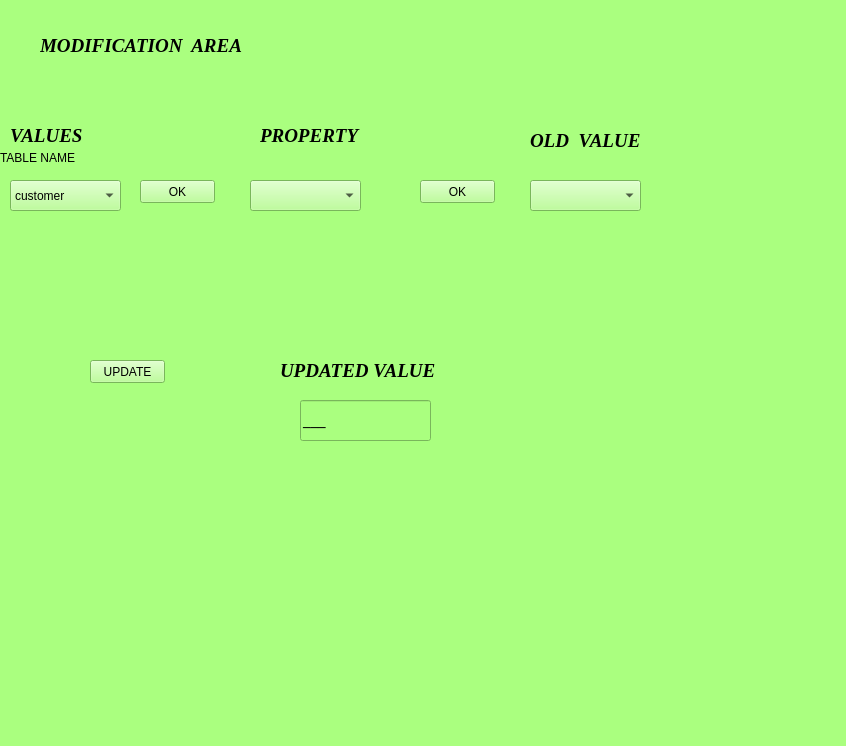
<?xml version="1.0" encoding="UTF-8"?>
<ui version="4.0">
 <class>MainWindow</class>
 <widget class="QMainWindow" name="MainWindow">
  <property name="geometry">
   <rect>
    <x>0</x>
    <y>0</y>
    <width>846</width>
    <height>746</height>
   </rect>
  </property>
  <property name="windowTitle">
   <string>MainWindow</string>
  </property>
  <property name="styleSheet">
   <string notr="true">background-color: rgb(170, 255, 127);
alternate-background-color: rgb(197, 185, 255);</string>
  </property>
  <widget class="QWidget" name="centralwidget">
   <widget class="QLabel" name="label_2">
    <property name="geometry">
     <rect>
      <x>40</x>
      <y>30</y>
      <width>251</width>
      <height>31</height>
     </rect>
    </property>
    <property name="font">
     <font>
      <family>Times New Roman</family>
      <pointsize>14</pointsize>
      <weight>75</weight>
      <italic>true</italic>
      <bold>true</bold>
     </font>
    </property>
    <property name="text">
     <string>MODIFICATION  AREA</string>
    </property>
   </widget>
   <widget class="QLabel" name="label_3">
    <property name="geometry">
     <rect>
      <x>10</x>
      <y>120</y>
      <width>201</width>
      <height>31</height>
     </rect>
    </property>
    <property name="font">
     <font>
      <family>Times New Roman</family>
      <pointsize>14</pointsize>
      <weight>75</weight>
      <italic>true</italic>
      <bold>true</bold>
     </font>
    </property>
    <property name="text">
     <string>VALUES</string>
    </property>
   </widget>
   <widget class="QLabel" name="label_4">
    <property name="geometry">
     <rect>
      <x>260</x>
      <y>120</y>
      <width>211</width>
      <height>31</height>
     </rect>
    </property>
    <property name="font">
     <font>
      <family>Times New Roman</family>
      <pointsize>14</pointsize>
      <weight>75</weight>
      <italic>true</italic>
      <bold>true</bold>
     </font>
    </property>
    <property name="text">
     <string>PROPERTY</string>
    </property>
   </widget>
   <widget class="QLabel" name="label_5">
    <property name="geometry">
     <rect>
      <x>280</x>
      <y>350</y>
      <width>231</width>
      <height>41</height>
     </rect>
    </property>
    <property name="font">
     <font>
      <family>Times New Roman</family>
      <pointsize>14</pointsize>
      <weight>75</weight>
      <italic>true</italic>
      <bold>true</bold>
     </font>
    </property>
    <property name="text">
     <string>UPDATED VALUE</string>
    </property>
   </widget>
   <widget class="QLabel" name="label">
    <property name="geometry">
     <rect>
      <x>0</x>
      <y>150</y>
      <width>81</width>
      <height>16</height>
     </rect>
    </property>
    <property name="text">
     <string>TABLE NAME</string>
    </property>
   </widget>
   <widget class="QLineEdit" name="lineEdit_3">
    <property name="geometry">
     <rect>
      <x>300</x>
      <y>400</y>
      <width>131</width>
      <height>41</height>
     </rect>
    </property>
    <property name="font">
     <font>
      <family>Times New Roman</family>
      <pointsize>11</pointsize>
      <weight>75</weight>
      <bold>true</bold>
     </font>
    </property>
    <property name="text">
     <string>___</string>
    </property>
   </widget>
   <widget class="QComboBox" name="comboBox">
    <property name="geometry">
     <rect>
      <x>10</x>
      <y>180</y>
      <width>111</width>
      <height>31</height>
     </rect>
    </property>
    <property name="styleSheet">
     <string notr="true">font: 11pt &quot;Times New Roman&quot;;
font: 75 8pt &quot;MS Shell Dlg 2&quot;;
font: 75 12pt &quot;Times New Roman&quot;;</string>
    </property>
    <item>
     <property name="text">
      <string>customer</string>
     </property>
    </item>
    <item>
     <property name="text">
      <string>customer_adress</string>
     </property>
    </item>
    <item>
     <property name="text">
      <string>employee</string>
     </property>
    </item>
    <item>
     <property name="text">
      <string>payment</string>
     </property>
    </item>
    <item>
     <property name="text">
      <string>product</string>
     </property>
    </item>
    <item>
     <property name="text">
      <string>stock</string>
     </property>
    </item>
    <item>
     <property name="text">
      <string>wholesaler</string>
     </property>
    </item>
   </widget>
   <widget class="QPushButton" name="pushButton">
    <property name="geometry">
     <rect>
      <x>140</x>
      <y>180</y>
      <width>75</width>
      <height>23</height>
     </rect>
    </property>
    <property name="text">
     <string>OK</string>
    </property>
   </widget>
   <widget class="QComboBox" name="comboBox_2">
    <property name="geometry">
     <rect>
      <x>250</x>
      <y>180</y>
      <width>111</width>
      <height>31</height>
     </rect>
    </property>
    <property name="styleSheet">
     <string notr="true">font: 11pt &quot;Times New Roman&quot;;
font: 75 8pt &quot;MS Shell Dlg 2&quot;;
font: 75 12pt &quot;Times New Roman&quot;;</string>
    </property>
   </widget>
   <widget class="QLabel" name="label_6">
    <property name="geometry">
     <rect>
      <x>530</x>
      <y>120</y>
      <width>231</width>
      <height>41</height>
     </rect>
    </property>
    <property name="font">
     <font>
      <family>Times New Roman</family>
      <pointsize>14</pointsize>
      <weight>75</weight>
      <italic>true</italic>
      <bold>true</bold>
     </font>
    </property>
    <property name="text">
     <string>OLD  VALUE</string>
    </property>
   </widget>
   <widget class="QPushButton" name="pushButton_2">
    <property name="geometry">
     <rect>
      <x>90</x>
      <y>360</y>
      <width>75</width>
      <height>23</height>
     </rect>
    </property>
    <property name="text">
     <string>UPDATE</string>
    </property>
   </widget>
   <widget class="QComboBox" name="comboBox_3">
    <property name="geometry">
     <rect>
      <x>530</x>
      <y>180</y>
      <width>111</width>
      <height>31</height>
     </rect>
    </property>
    <property name="styleSheet">
     <string notr="true">font: 11pt &quot;Times New Roman&quot;;
font: 75 8pt &quot;MS Shell Dlg 2&quot;;
font: 75 12pt &quot;Times New Roman&quot;;</string>
    </property>
   </widget>
   <widget class="QPushButton" name="pushButton_3">
    <property name="geometry">
     <rect>
      <x>420</x>
      <y>180</y>
      <width>75</width>
      <height>23</height>
     </rect>
    </property>
    <property name="text">
     <string>OK</string>
    </property>
   </widget>
  </widget>
  <widget class="QMenuBar" name="menubar">
   <property name="geometry">
    <rect>
     <x>0</x>
     <y>0</y>
     <width>846</width>
     <height>21</height>
    </rect>
   </property>
  </widget>
  <widget class="QStatusBar" name="statusbar"/>
 </widget>
 <resources/>
 <connections/>
</ui>
